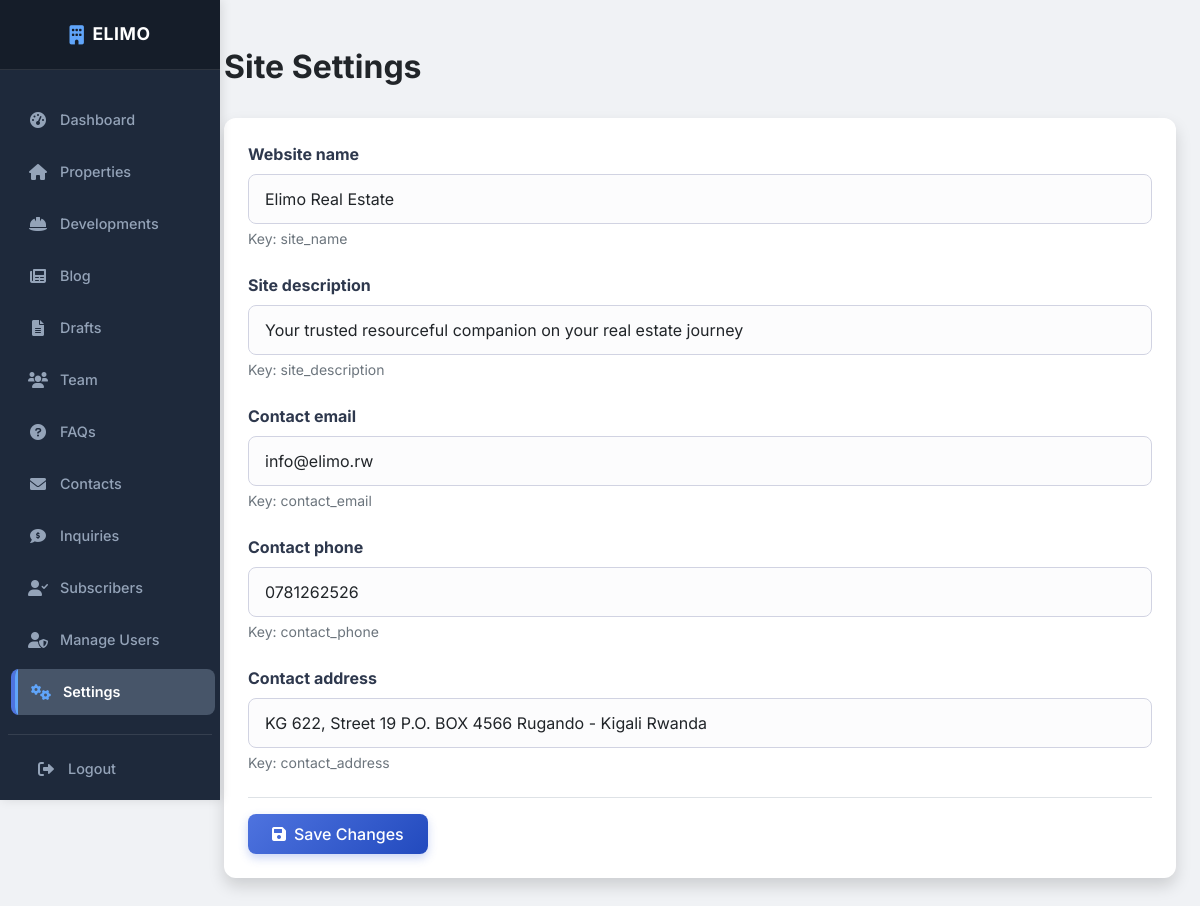
The app's page /admin/settings.php (signed in) with its own data.
### tables this page shows
CREATE TABLE `site_settings` (
  `id` int(11) NOT NULL,
  `setting_key` varchar(100) NOT NULL,
  `setting_value` text DEFAULT NULL,
  `description` text DEFAULT NULL,
  `updated_at` timestamp NOT NULL DEFAULT current_timestamp() ON UPDATE current_timestamp()
);

### includes/database.php (called while the page is built, shortened)
<?php
try {
    $pdo = new PDO(
        "mysql:host=" . DB_HOST . ";dbname=" . DB_NAME . ";charset=utf8mb4",
        DB_USER,
        DB_PASS,
        [
            PDO::ATTR_ERRMODE => PDO::ERRMODE_EXCEPTION,
            PDO::ATTR_DEFAULT_FETCH_MODE => PDO::FETCH_ASSOC,
            PDO::ATTR_EMULATE_PREPARES => false,
        ]
    );
} catch (PDOException $e) {
    die("Database connection failed: " . $e->getMessage());
}
function execute_query($sql, $params = []) {
    global $pdo;
    try {
        $stmt = $pdo->prepare($sql);
        $stmt->execute($params);
        return $stmt;
    } catch (PDOException $e) {
        error_log("Database error: " . $e->getMessage());
        return false;
    }
}
function get_records($table, $conditions = [], $order = '', $limit = '') {
    $sql = "SELECT * FROM $table";
    $params = [];
    if (is_string($conditions) && !empty($conditions)) {
        $sql .= " " . $conditions;
    }
    $stmt = execute_query($sql, $params);
    return $stmt ? $stmt->fetchAll() : [];
}
?>

### admin/settings.php (the view, shortened to what this page needs)
<?php
$settings = get_records('site_settings', 'ORDER BY id ASC');
?>
<!DOCTYPE html>
<html lang="en">
<head>
    <?php include 'includes/header.php'; ?>
</head>
<body>
    <div class="container-fluid">
        <div class="row">
            <?php include 'includes/sidebar.php'; ?>
            <main class="col-md-9 ms-sm-auto col-lg-10 px-md-4 main-content">
                <div class="d-flex justify-content-between flex-wrap flex-md-nowrap align-items-center pt-3 pb-2 mb-4">
                    <div class="d-flex align-items-center">
                        <h1 class="h2 fw-bold text-dark mb-0">Site Settings</h1>
                    </div>
                </div>
                <div class="card shadow mb-4 fade-in">
                    <div class="card-body p-4">
                        <form method="POST">
                            <?php foreach ($settings as $setting): ?>
                                <div class="mb-4">
                                    <label for="<?php echo $setting['setting_key']; ?>" class="form-label fw-bold">
                                        <?php echo htmlspecialchars($setting['description']); ?>
                                    </label>
                                    <input type="text"
                                           class="form-control"
                                           id="<?php echo $setting['setting_key']; ?>"
                                           name="settings[<?php echo $setting['setting_key']; ?>]"
                                           value="<?php echo htmlspecialchars($setting['setting_value']); ?>"
                                           required>
                                    <div class="form-text text-muted">Key: <?php echo htmlspecialchars($setting['setting_key']); ?></div>
                                </div>
                            <?php endforeach; ?>
                            <div class="mt-4 pt-3 border-top">
                                <button type="submit" class="btn btn-primary px-4">
                                    <i class="fas fa-save me-2"></i>Save Changes
                                </button>
                            </div>
                        </form>
                    </div>
                </div>
            </main>
        </div>
    </div>
    <?php include 'includes/footer.php'; ?>
</html>

### admin/css/admin-style.css (style rules this page uses)
:root { --primary-color: #4e73df; --primary-dark: #224abe; --secondary-color: #858796; --success-color: #1cc88a; --info-color: #36b9cc; --warning-color: #f6c23e; --danger-color: #e74a3b; --light-color: #f8f9fc; --dark-color: #1a1c23; --sidebar-bg: #1a1c23; --sidebar-hover: #2c303b; --card-bg: #ffffff; --text-primary: #2e384d; --text-secondary: #6c757d; --border-color: #e3e6f0; --shadow-sm: 0 0.125rem 0.25rem 0 rgba(58, 59, 69, 0.2); --shadow-md: 0 0.15rem 1.75rem 0 rgba(58, 59, 69, 0.15); --transition-speed: 0.3s; }
body { font-family: 'Inter', -apple-system, BlinkMacSystemFont, "Segoe UI", Roboto, "Helvetica Neue", Arial, sans-serif; background-color: #f0f2f5; color: var(--text-primary); overflow-x: hidden; }
.main-content { background-color: #f0f2f5; min-height: 100vh; padding: 2rem; }
.card { background: var(--card-bg); border: none; border-radius: 12px; box-shadow: var(--shadow-sm); transition: transform 0.2s ease, box-shadow 0.2s ease; margin-bottom: 1.5rem; overflow: hidden; }
.card-body { padding: 1.5rem; }
.btn { padding: 0.5rem 1rem; font-weight: 500; border-radius: 8px; transition: all 0.2s; }
.btn-primary { background: linear-gradient(135deg, var(--primary-color), var(--primary-dark)); border: none; box-shadow: 0 4px 10px rgba(78, 115, 223, 0.3); }
.form-control { border-radius: 8px; padding: 0.75rem 1rem; border: 1px solid #d1d3e2; background-color: #fcfcfd; }
.fade-in { animation: fadeIn 0.4s ease-out forwards; }

### admin/includes/sidebar.php (style rules this page uses)
:root { --sidebar-bg: #1e293b; --sidebar-hover: #334155; --sidebar-active: #475569; --nav-text: #94a3b8; --nav-text-active: #ffffff; }
.main-content { margin-left: 220px; }

### records on screen
site_settings: description "Website name", setting_value "Elimo Real Estate", setting_key "site_name"
site_settings: description "Site description", setting_value "Your trusted resourceful companion on your real estate journey", setting_key "site_description"
site_settings: description "Contact email", setting_value "info@elimo.rw", setting_key "contact_email"
site_settings: description "Contact phone", setting_value "0781262526", setting_key "contact_phone"
site_settings: description "Contact address", setting_value "KG 622, Street 19 P.O. BOX 4566 Rugando - Kigali Rwanda", setting_key "contact_address"
